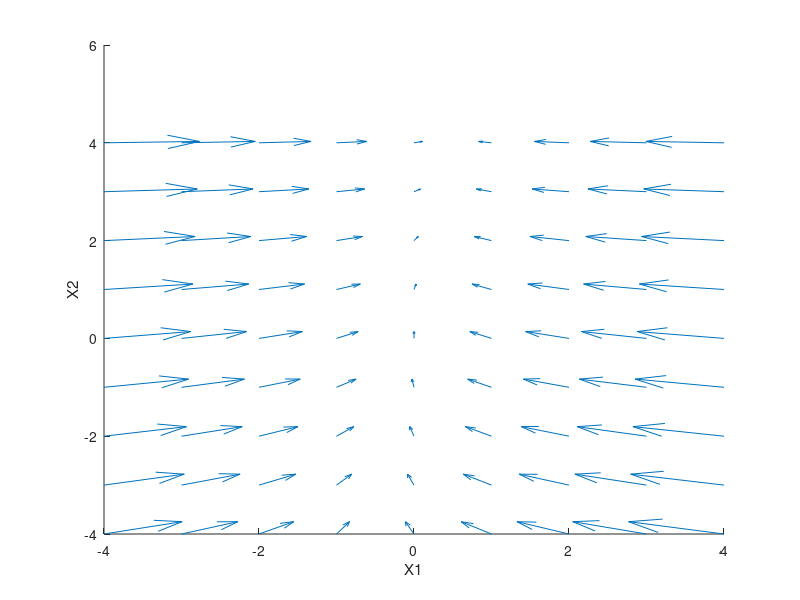

Write MATLAB code to recreate this figure.
%% Model Settings %%
clc
clear
tf = 20;
ts = 0.05;


%% Initial Condition Generator
for i = 1:100
     try
        A = 5*(rand(2,1)-0.5);
        hold all;
        sim nonlinear_plot
        plot(States(:,1) , States(:,2))
        plot(A(1),A(2),'o')
     catch
         disp('unstable');
     end
end
%% Phase Plot - Vector Field
[x1,x2]= meshgrid(-4:1:4, -4:1:4);

%% A %%
%  xd1 = x2;
%  xd2 = -x2-0.5*x1;
 
%% B %%
% xd1 = x2;
% xd2 = 1-x2-0.5*x1;

%% C %%
% xd1 = x2;
% xd2 = -x2.^2-0.5*x1;
%% Problem 4 %%
b = 0.5;
xd1 = -x1+0.1*x2+(x1.^2)*x2;
xd2 = b-0.1*x2-(x1.^2)*x2;
%% %%%
quiver(x1,x2,xd1,xd2,1)
xlabel('X1')
ylabel('X2')


